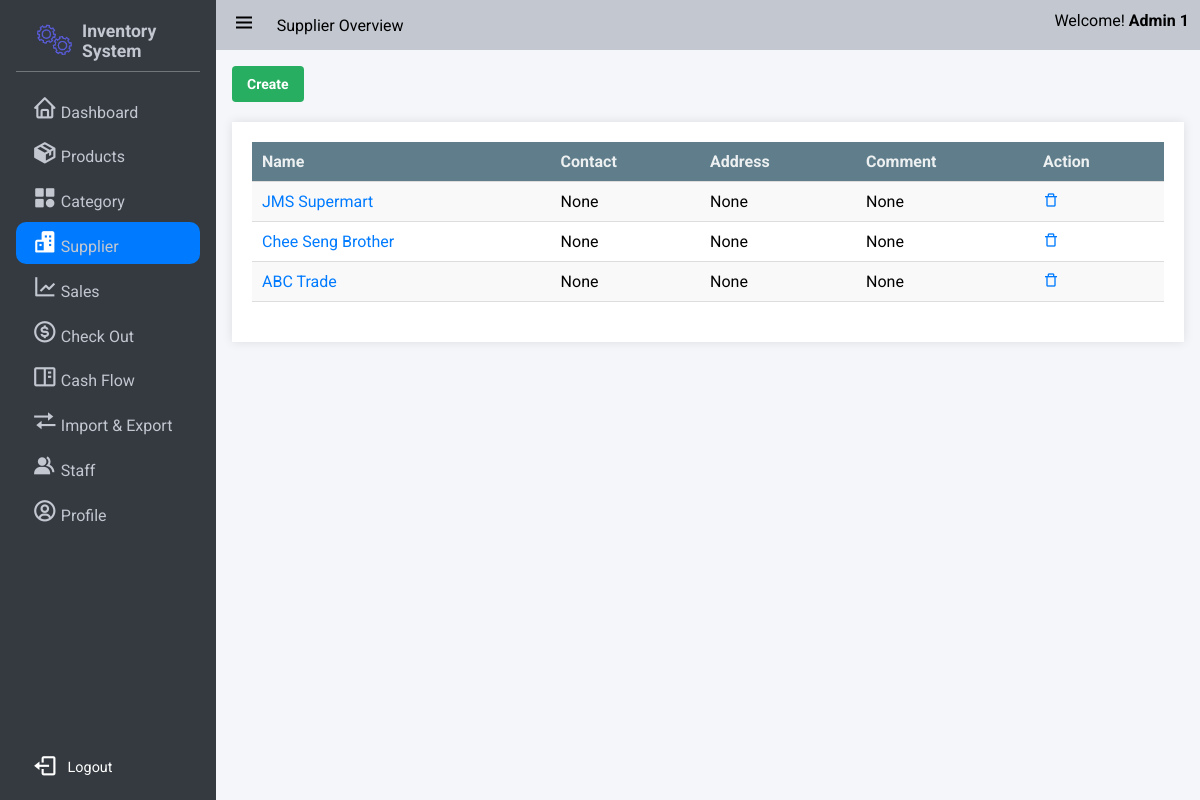
Page /suppliers/search (signed in) on the committed database.
### app/models/user.py (models this page shows, shortened)
class Role(db.Model):
    __tablename__ = 'roles'
    id = db.Column(db.Integer(), primary_key=True)
    name = db.Column(db.String(50), unique=True)

class User(UserMixin,db.Model):
    __tablename__ = 'users'
    id = db.Column(db.Integer, primary_key=True)
    StaffID = db.Column(db.String,unique = True)
    First_Name = db.Column(db.String(100, collation='NOCASE'), nullable=False, server_default='')
    Last_Name = db.Column(db.String(100, collation='NOCASE'), nullable=False, server_default='')
    Email = db.Column(db.String(50), unique=True, nullable=False)
    Password = db.Column(db.String(80), nullable=False)
    pins = db.Column(db.Integer)
    roles = db.relationship('Role', secondary='user_roles')
    active = db.Column('is_active', db.Boolean(), nullable=False, server_default='1')
    Email_Confirmed_At = db.Column(db.DateTime())
    Last_Login = db.Column(db.DateTime())

### app/models/supplier.py (models this page shows)
class Supplier(db.Model):
    id = db.Column(db.Integer, primary_key=True)
    Name = db.Column(db.String, nullable=False)
    Contact = db.Column(db.String, nullable=True)
    Address = db.Column(db.String, nullable=True)
    Comment = db.Column(db.String, nullable=True)

### app/supplier/routes.py (the view)
@bp.route('/search')
@login_required
def search_supplier():
    keyword = request.args.get('q','')
    suppliers = Supplier.query.filter(Supplier.Name.ilike(f'%{keyword}%')).all()
    return render_template('supplier/index.html', suppliers=suppliers)

### app/auth.py (called while the page is built)
@login_manager.user_loader
def load_user(user_id):
    return User.query.get(int(user_id))

### app/templates/supplier/index.html (shortened to what this page needs)
{% extends 'base.html' %}
{% block nav_title %} Supplier Overview{% endblock %}
{% block css_style %}
    <link rel="stylesheet" href="{{url_for('static',filename='css/table.css')}}">
    <link rel="stylesheet" href="{{url_for('static',filename='css/form.css')}}">
    <link rel="stylesheet" href="{{url_for('static',filename='css/modal.css')}}">
    <link rel="stylesheet" href="{{url_for('static',filename='css/modal.css')}}">
{% endblock %}
{% block nav_supplier %}active{% endblock %}
{% block content %}
{% for role in current_user.roles if role.name == 'admin' %}
<button class="button success" onclick="openModal()">Create</button>
{% endfor %}
<div class="table-container maxheight-800 scrollable">
    <table>
        <tr>
            <th>Name</th>
            <th>Contact</th>
            <th>Address</th>
            <th>Comment</th>
            {% for role in current_user.roles if role.name == 'admin' %}
            <th>Action</th>{% endfor %}
        </tr>
        {% for supplier in suppliers %}
        <tr>
            <td><a href="{{url_for('supplier.get_supplier',id = supplier.id)}}">{{supplier.Name}}</a></td>
            <td>{{supplier.Contact}}</td>
            <td>{{supplier.Address}}</td>
            <td>{{supplier.Comment}}</td>
            {% for role in current_user.roles if role.name == 'admin' %}
            <td>
                <a href="{{url_for('supplier.delete_supplier',id = supplier.id)}}" onclick="return confirm('Are you sure you want to delete this item?')"><i class='bx bx-trash-alt'></i></a>
            </td>{% endfor %}
        </tr>
        {% endfor %}
    </table>
</div>
{% endblock %}

### app/templates/base.html (shortened to what this page needs)
<!DOCTYPE html>
<html lang="en">
<head>
    <link rel="stylesheet" href="{{url_for('static',filename='css/button.css')}}">
    <link rel="stylesheet" href="{{url_for('static',filename='css/style.css')}}">
    <link rel="stylesheet" href="{{url_for('static',filename='css/responsive.css')}}">
    <link rel="stylesheet" href="{{url_for('static',filename='css/cards.css')}}">
    <link rel="stylesheet" href="{{url_for('static',filename='css/preloader.css')}}">
    <link href='https://unpkg.com/boxicons@2.1.4/css/boxicons.min.css' rel='stylesheet'>
    {% block css_style %}
    {% endblock %}
</head>
<body>
    <div class="wrapper">
        <aside class="opened" id="aside">
            <div class="sidebar">
                <div class="brand-items">
                    <div class="brand-logo">
                        <img src="{{url_for('static',filename='/img/gear-loader.gif')}}" alt="" class="brand-img">
                        <h3>Inventory System</h3>
                    </div>
                </div>
                <div class="menu-bar">
                    <div class="menu">
                        <ul class="menu-links">
                            <li class="menu-link {% block nav_dashboard %}{% endblock %}"><i class='nav-icon bx bx-home'></i><a href="{{ url_for('dashboard') }}">Dashboard</a></li>
                            <li class="menu-link {% block nav_inventory %}{% endblock %}"><i class='nav-icon bx bxs-package'></i><a href="{{ url_for('product.index') }}">Products</a></li>
                            <li class="menu-link {% block nav_category %}{% endblock %}"><i class='nav-icon bx bxs-category' ></i><a href="{{ url_for('category.index') }}">Category</a></li>
                            <li class="menu-link {% block nav_supplier %}{% endblock %}"><i class='nav-icon bx bxs-buildings' ></i><a href="{{ url_for('supplier.index') }}">Supplier</a></li>
                            <li class="menu-link {% block nav_report %}{% endblock %}"><i class='nav-icon bx bx-line-chart' ></i><a href="{{ url_for('sale.sales_index') }}">Sales</a></li>
                            <li class="menu-link {% block nav_checkout %}{% endblock %}"><i class='nav-icon bx bx-dollar-circle' ></i><a href="{{ url_for('sale.show_checkout_page') }}">Check Out</a></li>
                            <li class="menu-link {% block nav_cashflow %}{% endblock %}"><i class='nav-icon bx bx-book-content'></i><a href="{{url_for('cashflow.index')}}">Cash Flow</a></li>
                            <li class="menu-link {% block nav_ImExport %}{% endblock %}"><i class='nav-icon bx bx-transfer'></i><a href="{{url_for('main.imexport_overview')}}">Import & Export</a></li>
                            {% for role in current_user.roles if role.name == 'admin' %}
                                <li class="menu-link {% block nav_staff %}{% endblock %}"><i class='nav-icon bx bxs-group' ></i><a href="{{ url_for('user.index') }}">Staff</a></li>
                            {% endfor %}
                            <li class="menu-link {% block nav_profile %}{% endblock %}"><i class='nav-icon bx bx-user-circle'></i><a href="{{url_for('user.get_staff',id=current_user.id)}}">Profile</a></li>
                        </ul>
                    </div>
                    <div class="bottom-content logout">
                        <div class="flex" style="color: #fff !important;">
                            <i class='bx bx-log-out'></i><a style="color: #fff !important;" href="{{url_for('auth.logout')}}" onclick="return confirm('Log out immediately?')">Logout</a>
                        </div>
                    </div>
                </div>
            </div>
        </aside>
       <div class="main">
            <header class="main-header">
                <div class="left-nav">
                    <div class="menu-burger">
                        <i class='bx bx-menu '></i>
                    </div>
                    <p>{% block nav_title %}{% endblock %}</p>
                </div>
                <div class="right-nav flex flex-center-center">
                    <span>Welcome! <b>{{current_user.Last_Name + ' ' + current_user.First_Name}}</b></span>
                </div>
            </header>
            <div class="main-container">
                    {% block content %} {% endblock %}
            </div>
        </div>
    </div>
    </body>
    </html>

### app/static/css/button.css (style rules this page uses)
:root { --primary-color: #3498db; --secondary-color: #2ecc71; --accent-color: #e74c3c; --background-color: #ecf0f1; --link-color: #2980b9; --border-color: #bdc3c7; --success-color: #27ae60; --warning-color: #f39c12; --error-color: #c0392b; --info-color: #3498db; --dark-color: #34495e; --light-color: #ecf0f1; --gray-color: #7f8c8d; --purple-color: #9b59b6; --pink-color: #e91e63; --teal-color: #009688; --orange-color: #e67e22; --brown-color: #795548; --cyan-color: #00bcd4; --indigo-color: #3f51b5; --lime-color: #cddc39; --amber-color: #ffc107; --deep-purple-color: #673ab7; --deep-orange-color: #ff5722; --light-green-color: #8bc34a; --blue-gray-color: #607d8b; --yellow-color: #ffeb3b; }
.button { display: inline-block; padding: 10px 15px; font-size: 14px; font-weight: bold; text-align: center; text-decoration: none; color: #fff; border: none; border-radius: 4px; cursor: pointer; transition: background-color 0.3s ease; }
.success { background-color: var(--success-color); color: #fff; }

### app/static/css/style.css (style rules this page uses)
:root { --text-color:#212529; --text-color-grey:#c2c7d0; --text-color-dark-grey:#898989; --main-color:#007bff; --main-color-hover:#228dff; --white-color:#fff; --bg-color-dark:#343a40; --bg-color-second-light:#dee2e6; --bg-color-light:#f4f6f9; --toggle-color:#ddd; --red-color:#dc3545; --dark-yellow-color:#ffc107; --yellow-color:#ffc107; --sidebar-width:18%; }
* { font-family: 'Roboto', sans-serif; margin: 0; padding: 0; box-sizing: border-box; scrollbar-width: none; }
a { text-decoration: none; color: var(--main-color); }
ul,li { list-style: none; }
img { width: 100%; object-fit: cover; }
body { background-image: url('../img/login_background.jpg'); width: 100%; height: 100%; }
.wrapper { height: 100vh; width: 100vw; display: flex; overflow: hidden; }
aside { position: relative; width: 15px; height: 100vh; background: var(--bg-color-dark); transition: margin-left .3s ease-in-out .3s ease-in-out; overflow-x: hidden; overflow-y: hidden; z-index: 999; color: var(--text-color-grey); transition:width 0.3s linear; }
aside.opened { width: var(--sidebar-width); }
.sidebar { padding: 0.625rem 1rem; height: 100%; }
.sidebar li { margin-bottom: .2rem; padding: .5rem 1rem; align-items: flex-end; display: flex; border-radius: 10px; }
.brand-items { display: flex; align-items: center; justify-content: space-between; padding: 0.5rem 1rem; border-bottom: rgba(255, 255, 255, 0.3) 1px solid ; }
.brand-items img { width: 50px; object-fit: cover; padding: 0 5px 0 0; }
.brand-logo { display: flex; align-items: center; }
.brand-logo h3 { font-size: 1.1rem; }
.menu-bar { height: calc(100% - 4rem); display: flex; flex-direction: column; justify-content: space-between; }
.menu-links { margin-top: 1rem; }
.menu-link.active { background: var(--main-color); color: var(--white-color); transition: .05s ease-in-out .03s; }
.menu-link .nav-icon { text-align: center; margin-right: .2rem; font-size: 1.6rem; width: 1.6rem; }
.menu-link a { color: var(--text-color-grey); }
.bottom-content { display: flex; align-items: center; justify-content: space-between; flex-wrap: nowrap; padding: .2em 1em; font-size: 0.9rem; }
.bottom-content i { font-size: 1.6rem; margin-right: 10px; }
.bottom-content div { display: flex; align-items: center; }
.main { width: calc(100% - var(--sidebar-width)); height: 100%; background: var(--bg-color-light); transition: width .3s ease-in; }
.main-header { position: relative; padding: .7rem .7rem; display: flex; justify-content: space-between; background: var(--text-color-grey); }
.left-nav { display: flex; align-items: center; }
.menu-burger { font-size: 1.8rem; }
.left-nav .menu-burger { padding: 0 0.3rem; margin-right: 1rem; font-size: 1.5rem; cursor: pointer; }
.main-container { padding: 1rem 1rem 4rem 1rem; overflow: scroll; height: 100%; }

### app/static/css/table.css (style rules this page uses)
.table-container { margin: 20px auto; background-color: #ffffff; padding: 20px; box-shadow: 0 0 10px rgba(0, 0, 0, 0.1); }
.table-container.maxheight-800 { max-height:800px; }
.scrollable { overflow: scroll; }
table { width: 100%; border-collapse: collapse; margin-bottom: 20px; }
th { background-color: var(--blue-gray-color); color:var(--background-color); padding: 10px; text-align: left; font-weight: bold; }
tr { border-bottom: 1px solid #ddd; }
tr:nth-child(even) { background-color: #f9f9f9; }
td { padding: 10px; }

### app/templates/base.html (style rules this page uses)
.logout { padding: .5rem 1rem }

### rows in the picture
User: Last_Name+First_Name "Admin 1"
Supplier: Name "JMS Supermart", Contact "None", Address "None", Comment "None"
Supplier: Name "Chee Seng Brother", Contact "None", Address "None", Comment "None"
Supplier: Name "ABC Trade", Contact "None", Address "None", Comment "None"
